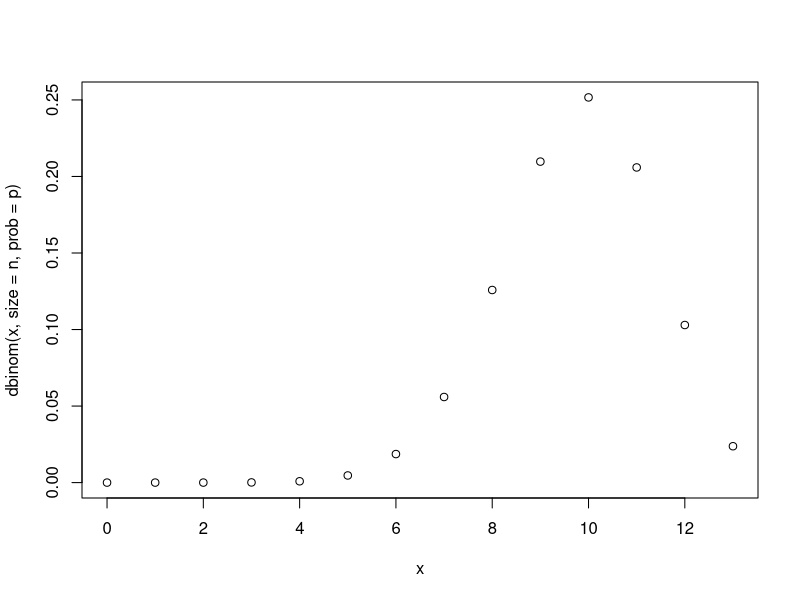
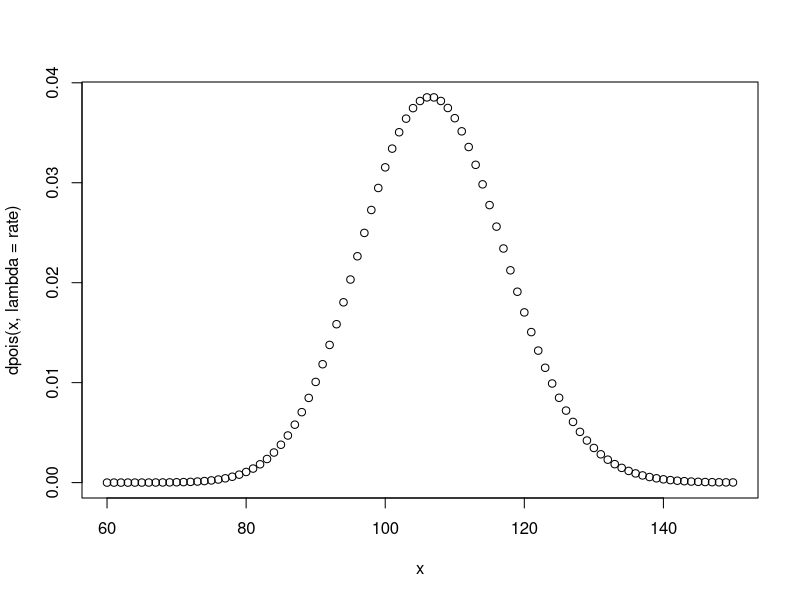
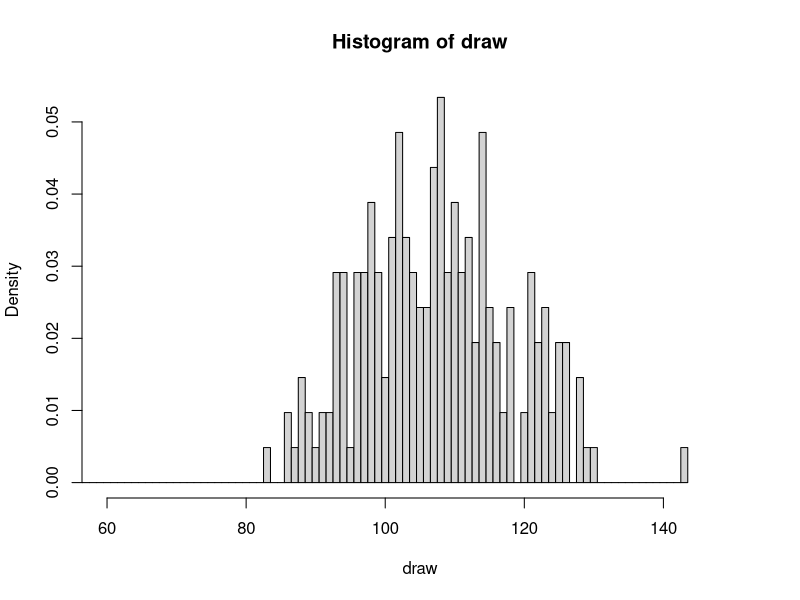
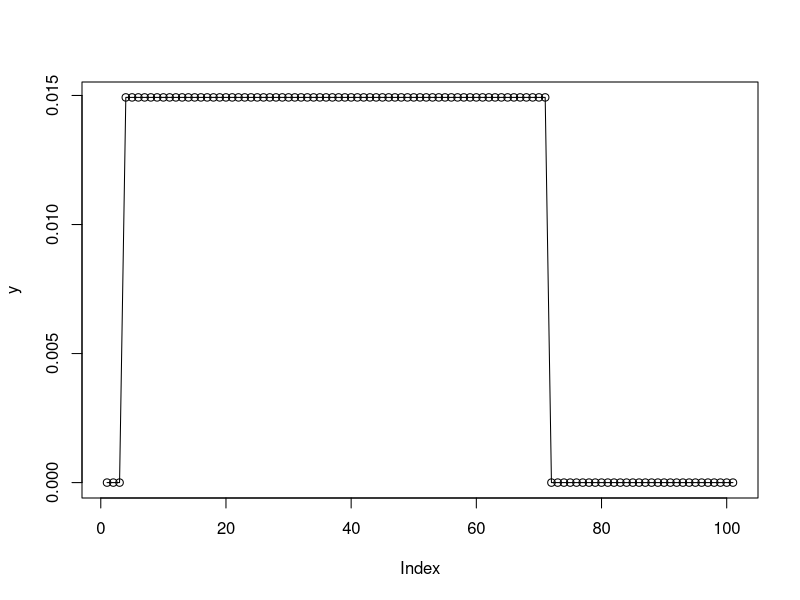
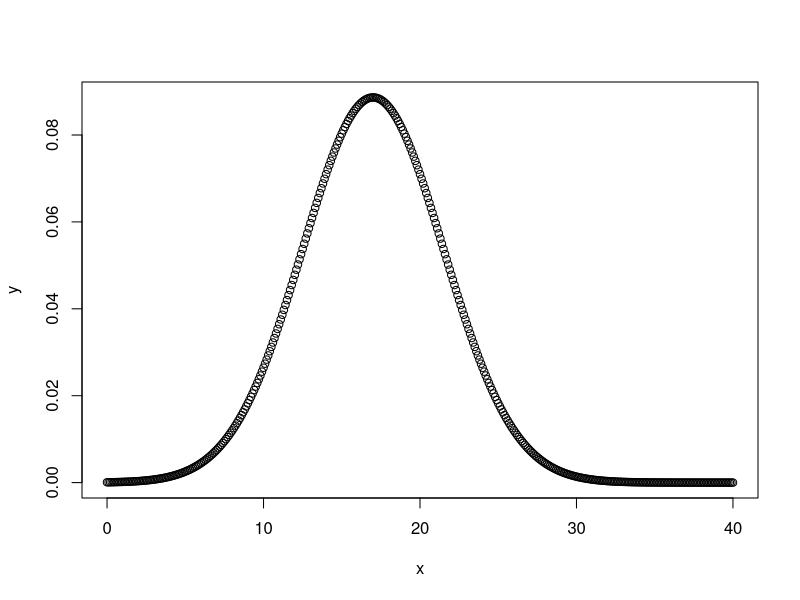

Source code (R) for these figures, in order:
## ---- chunk 1
P = 1-(0.10+0.13+0.21+0.15)
P
## ---- chunk 2
P = 0.1+0.13+0.21
P
## ---- chunk 3
S <- c(0.1,0.13,0.21,0.41,0.15)
mean = function(x){
  return((1/length(x)) * sum(x))
}
mean(S)
## ---- chunk 4
variance = function(x){
  n = length(x)
  s = 0
  for(i in 1:n){
    s = s+(x[i]-mean(x))^2
  }
  return(s/n)
}
variance(S)
## ---- chunk 5
f = function(x){
  if(x>=40 & x<=65){
    return((x-40)/625)
  }
  if(x >65 & x<=90)
      return((90-w)/625)
  else
    return (0)
}
## ---- chunk 6
F = function(x){
  if (x <40)
    return(0)
  if (x>=40 & x<=65)
    return((x^2-80*x+1600)/1250)
  if (x >65 & x<=90)
    return((180*x-x^2-6850)/1250)
  else
    return((1))
}
## ---- chunk 7
f(55.2)
f(55.2)
## ---- chunk 8
F(65)-F(60)+F(90)-F(65.1)
## ---- chunk 9
F(65)-F(60.3)+F(76.89)-F(65.1)
## ---- chunk 10
n=13
p=0.75
x=0:n
plot(x,dbinom(x,size = n,prob = p))


## ---- chunk 11
dbinom(13,13,0.75)
## ---- chunk 12
1 - pbinom(9,13, 0.75)
## ---- chunk 13
pbinom(11, 13,0.75) - pbinom(7, 13, 0.75)
## ---- chunk 14
13*0.75
sqrt(n*p*(1-p))
## ---- chunk 15
dpois(100,107)
## ---- chunk 16
dpois(0,107)
## ---- chunk 17
rate = 107
x = 60:150
plot(x, dpois(x, lambda = rate))
## ---- chunk 18
draw = rpois(206, lambda = rate)
hist(draw, breaks = (0:(max(draw)+1)) - 0.5, probability = TRUE, xlim = c(60,150
                                                                          ))
## ---- chunk 19
P = 1-(0.10+0.13+0.21+0.15)
P
## ---- chunk 20
pnorm(5.5,36.5,19.34) - pnorm(3, 36.5,19.34)
## ---- chunk 21
c= (70+3)/2
sv = sqrt((70-3)^2/12)
c
sv
## ---- chunk 22

## ---- chunk 23
x_dunif = seq(0, 100, by=1)
y = dunif(x_dunif, min=3, max = 70)
plot(y, type = "o")
## ---- chunk 24
P = 1-(0.10+0.13+0.21+0.15)
P
## ---- chunk 25
pnorm(20,17,4.5, lower.tail = FALSE)
## ---- chunk 26
pnorm(10,17,4.5) - pnorm(5,17,4.5)
## ---- chunk 27
22.76
## ---- chunk 28
x <- seq(0, 40, by = .1)
y <- dnorm(x, mean = 17, sd = 4.5)


plot(x,y)
## ---- chunk 29
rnorm(10, 17, 4.5)
## ---- chunk 30
pexp(1, rate=1/11)
## ---- chunk 31
pexp(6, rate=1/9) 
## ---- chunk 32
1-pexp(15, rate=1/11) 
